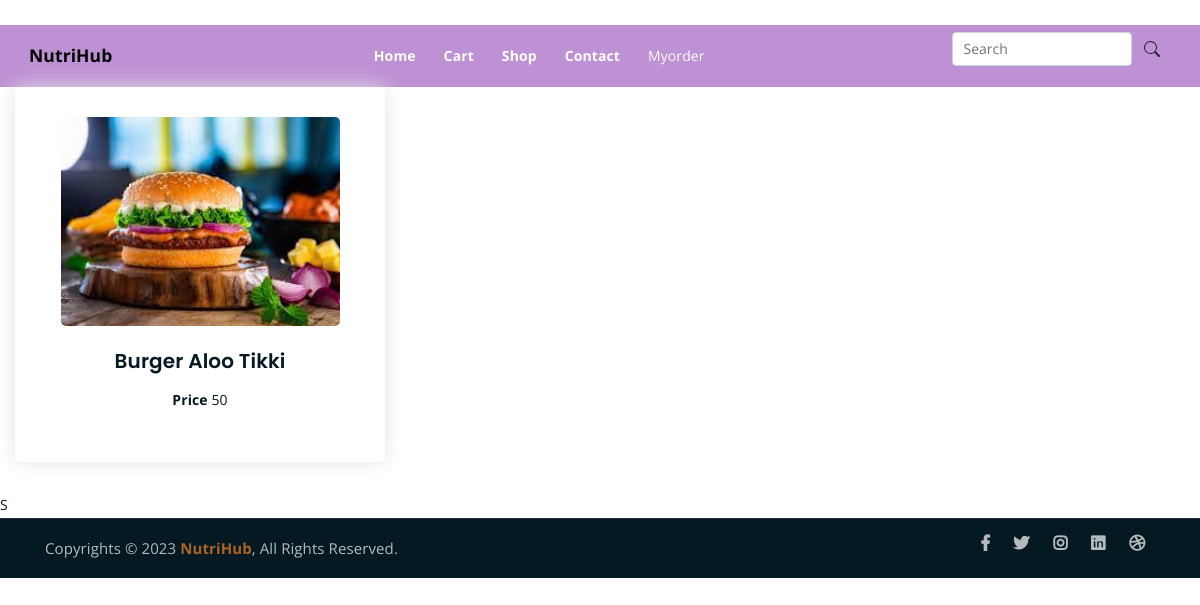
Screenshot of /shop/shop/shop/ with the database file from the repository.
### shop/models.py (models this page shows, shortened)
class Food(models.Model):
    Id=models.AutoField
    Food_Name=models.CharField(max_length=120)
    Food_Description=models.CharField(max_length=200,default="")
    Category=models.CharField(max_length=20,default="")
    sub_categoty = models.CharField(max_length=20, default="")
    Price=models.IntegerField(default="0")
    Product_image=models.ImageField(upload_to="shop/images",default="")
    product_Date=models.DateField()

### shop/views.py (the view)
# urls.py: path('shop/', include("shop.urls")),
def shop(request):
    login = 'true'
    aprod = []
    catprod = Food.objects.values('Category', 'id')
    cats = {item['Category'] for item in catprod}
    for cat in cats:
        prod = Food.objects.filter(Category=cat)
        n = len(prod)
        nos = n // 4 + ceil((n / 4) - (n // 4))
        aprod.append([prod, range(1, nos), nos])
    params = {'allprod': aprod}
    return render(request,"shop/shop.html",params)

### shop/templates/shop/shop.html (shortened to what this page needs)
﻿<!DOCTYPE html>
<html lang="en">
<head>
{% load static %}
	<link rel="stylesheet" href="{%static 'shop/css/all.min.css'%}">
	<link rel="stylesheet" href="{%static 'shop/bootstrap/css/bootstrap.min.css'%}">
	<link rel="stylesheet" href="{%static 'shop/css/owl.carousel.css'%}">
	<link rel="stylesheet" href="{%static 'shop/css/magnific-popup.css'%}">
	<link rel="stylesheet" href="{%static 'shop/css/animate.css'%}">
	<link rel="stylesheet" href="{%static 'shop/css/meanmenu.min.css'%}">
	<link rel="stylesheet" href="{%static 'shop/css/main.css'%}">
	<link rel="stylesheet" href="{%static 'shop/css/responsive.css'%}">
</head>
<body>
    <nav class="navbar navbar-expand-lg" style="background-color:#BE90D4">
  <div class="container-fluid">
       <a class="navbar-brand" href="/shop/shop" style="color:black"><b>NutriHub</b></a>
    <div class="collapse navbar-collapse" id="navbarSupportedContent">
      <ul class="navbar-nav me-auto mb-2 mb-lg-0">
        <li class="nav-item">
          <a class="nav-link active" aria-current="page" href="/shop/shop">Home</a>
        </li>
        <li class="nav-item">
          <a class="nav-link" href="/shop/cart">Cart</a>
        </li>
		    <li class="nav-item">
          <a class="nav-link" href="/shop/shop">Shop</a>
        </li>
       <li class="nav-item">
          <a class="nav-link" href="/shop/contact">Contact</a>
        </li>
                        <li>   <a class="nav-link active" aria-current="page" data-toggle="modal" data-target="#exampleModal" style="color:white">Myorder</a></li>
      </ul>
      <form class="d-flex" role="search" action="/shop/searchu" method="post"> {% csrf_token %}
        <input class="form-control me-2" type="search" placeholder="Search" aria-label="Search" name="search">
        <button class="btn" type="submit"></button>
      </form>
    </div>
  </div>
</nav>
 {% for product,range,nos in allprod %}
                           {% for i in product %}
				<div class="col-lg-4 col-md-6 text-center strawberry">
					<div class="single-product-item">
						<div class="product-image">
							<a href="/shop/products/{{i.id}}"><img src="\media\{{i.Product_image}}" alt=""></a>
						</div>
						<h3>{{i.Food_Name}}</h3>
						<span><b>Price</b> {{i.Price}}</span>
					</div>
				</div>
				{%endfor%} {%endfor%}
S
	<div class="copyright">
		<div class="container">
			<div class="row">
				<div class="col-lg-6 col-md-12">
					<p>Copyrights &copy; 2023<a href="https://nutrihub.com/"> NutriHub</a>,  All Rights Reserved.
					</p>
				</div>
				<div class="col-lg-6 text-right col-md-12">
					<div class="social-icons">
						<ul>
							<li><a href="#" target="_blank"><i class="fab fa-facebook-f"></i></a></li>
							<li><a href="#" target="_blank"><i class="fab fa-twitter"></i></a></li>
							<li><a href="#" target="_blank"><i class="fab fa-instagram"></i></a></li>
							<li><a href="#" target="_blank"><i class="fab fa-linkedin"></i></a></li>
							<li><a href="#" target="_blank"><i class="fab fa-dribbble"></i></a></li>
						</ul>
					</div>
				</div>
			</div>
		</div>
	</div>
</body>
</html>

### shop/static/shop/css/main.css (style rules this page uses)
html { font-size: 14px; font-weight: 400; line-height: 28px; height: 100%; }
body { font-family: "Open Sans", sans-serif; font-weight: 400; font-size: 1rem; letter-spacing: 0.1px; line-height: 1.8; color: #051922; overflow-x: hidden; }
body img { max-width: 100%; }
a { cursor: pointer; text-decoration: none; -webkit-transition: all 0.2s ease-in-out; -o-transition: all 0.2s ease-in-out; transition: all 0.2s ease-in-out; }
h1, .h1, h2, .h2, h3, .h3, h4, .h4, h5, .h5, h6, .h6 { font-family: "Poppins", sans-serif; font-weight: 700; margin: 0 0 1.25rem 0; color: #051922; }
h3, .h3 { font-size: 2rem; font-weight: 700; line-height: 2.25rem; }
p { font-family: "Open Sans", sans-serif; font-weight: 400; font-size: 1rem; letter-spacing: 0.1px; line-height: 1.8; color: #051922; margin: 0 0 1.25rem 0; }
p:last-child { margin: 0; }
ul.navbar-nav li.nav-item a.nav-link, ul.navbar-nav li.nav-item.active a.nav-link { color: #fff; font-weight: 700; margin-right: 14px; }
ul.navbar-nav { margin: 0 auto; }
.copyright { background-color: #051922; border-top: 1px solid #232a35; }
.copyright p { margin: 0; color: #fff; opacity: 0.7; padding: 16px 0; font-size: 15px; }
.copyright a { color: #F28123; font-weight: 700; }
.social-icons ul { margin: 0; padding: 0; list-style: none; }
.social-icons ul li { display: inline-block; }
.social-icons ul li a { font-size: 16px; color: #fff; opacity: 0.7; padding: 16px 10px; display: block; }
a.navbar-brand { -webkit-transition: 0.3s; -o-transition: 0.3s; transition: 0.3s; }
.social-icons ul li a { -webkit-transition: 0.3s; -o-transition: 0.3s; transition: 0.3s; }
.product-image img { -webkit-transition: 0.3s; -o-transition: 0.3s; transition: 0.3s; }
.single-product-item { -webkit-transition: 0.3s; -o-transition: 0.3s; transition: 0.3s; }
html, body { height: 100%; }
.single-product-item { margin-bottom: 30px; }
.product-image { padding: 30px; padding-bottom: 0; }
.product-image img { width: 90%; border-radius: 5px; margin-bottom: 20px; }
.single-product-item h3 { font-size: 20px; font-weight: 600; margin-bottom: 10px; }
.single-product-item { -webkit-box-shadow: 0 0 20px #e4e4e4; box-shadow: 0 0 20px #e4e4e4; padding-bottom: 50px; border-radius: 5px; }

### rows the page displays
Food: Product_image (picture), Food_Name "Burger Aloo Tikki", Price "50"
